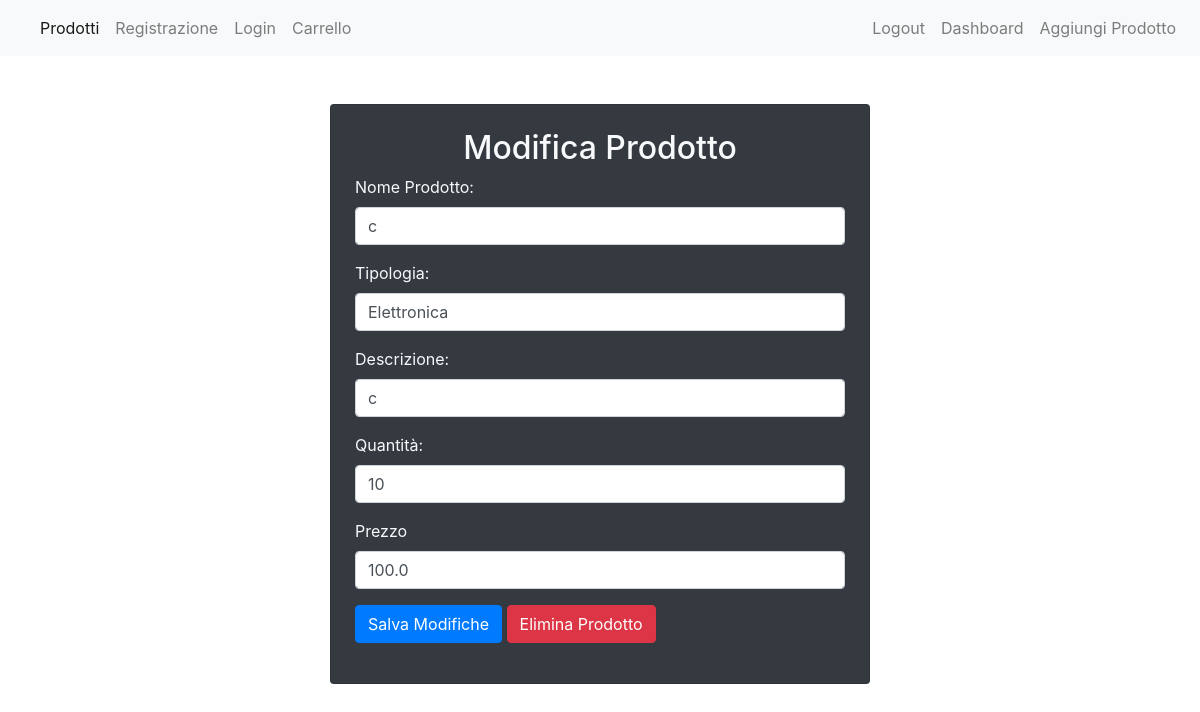
The app's page /modifica_prodotto/69/ (signed in) with its own data.
### StoreManager/models.py (models this page shows, shortened)
class Prodotto(models.Model):
    nome_prodotto = models.CharField(max_length=100)
    tipologia = models.CharField(max_length=20)
    descrizione = models.CharField(max_length=75)
    prezzo = models.FloatField(default=0.0)
    quantita = models.IntegerField(default=0)

### StoreManager/views.py (the view, shortened to what this page needs)
# urls.py: path('modifica_prodotto/<int:prodotto_id>/',
@user_passes_test(is_admin, login_url='login')
def modifica_prodotto(request, prodotto_id):
    prodotto = get_object_or_404(Prodotto, pk=prodotto_id)
    return render(request, './StoreManager/modificaProdotto.html', {'prodotto': prodotto})

### StoreManager/views.py (called while the page is built)
def is_admin(user):
    return user.is_authenticated and user.is_staff

### StoreManager/templates/StoreManager/modificaProdotto.html (shortened to what this page needs)
{% extends './base.html' %}
{% block main %}
<div class="container mt-5">
    <div class="row justify-content-center">
        <div class="col-md-6">
            <div class="card bg-dark text-light p-4">
                <h2 class="text-center">Modifica Prodotto</h2>
                <form method="post">
                    <div class="form-group">
                        <label for="nome_prodotto">Nome Prodotto:</label>
                        <input type="text" name="nome_prodotto" id="nome_prodotto" class="form-control" value="{{ prodotto.nome_prodotto }}">
                    </div>
                    <div class="form-group">
                        <label for="tipologia">Tipologia:</label>
                        <input type="text" name="tipologia" id="tipologia" class="form-control" value="{{ prodotto.tipologia }}">
                    </div>
                    <div class="form-group">
                        <label for="descrizione">Descrizione:</label>
                        <input type="text" name="descrizione" id="descrizione" class="form-control" value="{{ prodotto.descrizione }}">
                    </div>
                    <div class="form-group">
                        <label for="quantita">Quantità:</label>
                        <input type="number" name="quantita" id="quantita" class="form-control" value="{{ prodotto.quantita }}">
                    </div>
                    <div class="form-group">
                        <label for="prezzo">Prezzo</label>
                        <input type="number" name="prezzo" id="prezzo" class="form-control" value="{{ prodotto.prezzo }}">
                    </div>
                    <button type="submit" class="btn btn-primary" id="modificaProdotto" name="modificaProdotto">Salva Modifiche</button>
                    <a href="{% url 'elimina_prodotto' prodotto.id %}" class="btn btn-danger" id="eliminaProdotto" name="eliminaProdotto">Elimina Prodotto</a>
                </form>
            </div>
        </div>
    </div>
</div>
{% endblock %}

### records on screen
Prodotto: nome_prodotto "c", tipologia "Elettronica", descrizione "c", quantita "10", prezzo "100.0"
